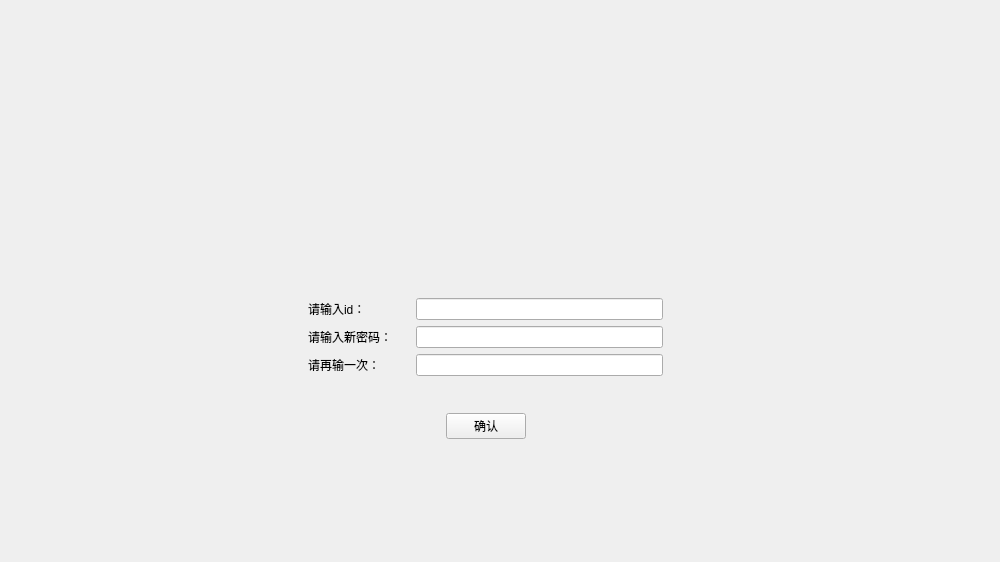
<?xml version="1.0" encoding="UTF-8"?>
<ui version="4.0">
 <class>forget</class>
 <widget class="QWidget" name="forget">
  <property name="geometry">
   <rect>
    <x>0</x>
    <y>0</y>
    <width>1000</width>
    <height>562</height>
   </rect>
  </property>
  <property name="minimumSize">
   <size>
    <width>1000</width>
    <height>562</height>
   </size>
  </property>
  <property name="maximumSize">
   <size>
    <width>1000</width>
    <height>562</height>
   </size>
  </property>
  <property name="windowTitle">
   <string>Form</string>
  </property>
  <widget class="QWidget" name="widget_3" native="true">
   <property name="geometry">
    <rect>
     <x>290</x>
     <y>280</y>
     <width>391</width>
     <height>231</height>
    </rect>
   </property>
   <layout class="QVBoxLayout" name="verticalLayout">
    <item>
     <widget class="QWidget" name="widget_5" native="true">
      <layout class="QHBoxLayout" name="horizontalLayout">
       <item>
        <widget class="QWidget" name="widget_4" native="true">
         <layout class="QVBoxLayout" name="verticalLayout_3">
          <item>
           <widget class="QLabel" name="label">
            <property name="text">
             <string>请输入id：</string>
            </property>
           </widget>
          </item>
          <item>
           <widget class="QLabel" name="label_2">
            <property name="text">
             <string>请输入新密码：</string>
            </property>
           </widget>
          </item>
          <item>
           <widget class="QLabel" name="label_3">
            <property name="text">
             <string>请再输一次：</string>
            </property>
           </widget>
          </item>
         </layout>
        </widget>
       </item>
       <item>
        <widget class="QWidget" name="widget" native="true">
         <layout class="QVBoxLayout" name="verticalLayout_2">
          <item>
           <widget class="QLineEdit" name="idin"/>
          </item>
          <item>
           <widget class="QLineEdit" name="pasin">
            <property name="echoMode">
             <enum>QLineEdit::Password</enum>
            </property>
           </widget>
          </item>
          <item>
           <widget class="QLineEdit" name="pasin2">
            <property name="echoMode">
             <enum>QLineEdit::Password</enum>
            </property>
           </widget>
          </item>
         </layout>
        </widget>
       </item>
      </layout>
     </widget>
    </item>
    <item>
     <widget class="QWidget" name="widget_2" native="true">
      <layout class="QHBoxLayout" name="horizontalLayout_2">
       <item>
        <spacer name="horizontalSpacer">
         <property name="orientation">
          <enum>Qt::Horizontal</enum>
         </property>
         <property name="sizeHint" stdset="0">
          <size>
           <width>40</width>
           <height>20</height>
          </size>
         </property>
        </spacer>
       </item>
       <item>
        <widget class="QPushButton" name="pushButton">
         <property name="text">
          <string>确认</string>
         </property>
        </widget>
       </item>
       <item>
        <spacer name="horizontalSpacer_2">
         <property name="orientation">
          <enum>Qt::Horizontal</enum>
         </property>
         <property name="sizeHint" stdset="0">
          <size>
           <width>40</width>
           <height>20</height>
          </size>
         </property>
        </spacer>
       </item>
      </layout>
     </widget>
    </item>
    <item>
     <widget class="QLabel" name="err">
      <property name="text">
       <string/>
      </property>
      <property name="alignment">
       <set>Qt::AlignCenter</set>
      </property>
     </widget>
    </item>
   </layout>
  </widget>
  <widget class="QLabel" name="background">
   <property name="geometry">
    <rect>
     <x>0</x>
     <y>0</y>
     <width>1001</width>
     <height>561</height>
    </rect>
   </property>
   <property name="minimumSize">
    <size>
     <width>1001</width>
     <height>561</height>
    </size>
   </property>
   <property name="maximumSize">
    <size>
     <width>1001</width>
     <height>561</height>
    </size>
   </property>
   <property name="styleSheet">
    <string notr="true">border-image:url(:/image/First.jpg)</string>
   </property>
   <property name="text">
    <string/>
   </property>
  </widget>
  <zorder>background</zorder>
  <zorder>widget_3</zorder>
 </widget>
 <resources/>
 <connections/>
</ui>
